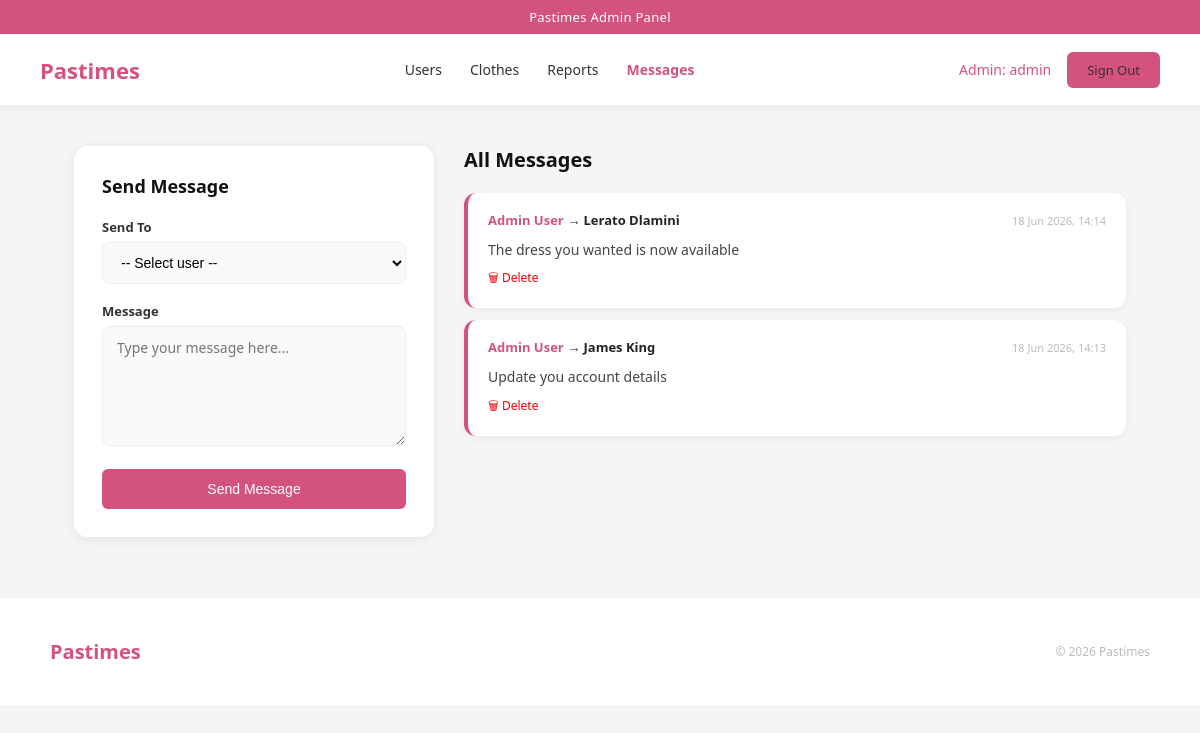
The page /admin/messages.php (signed in) on the database its author committed.
### tables this page shows
CREATE TABLE `tblmessages` (
  `message_id` int(11) NOT NULL,
  `sender_id` int(11) NOT NULL,
  `receiver_id` int(11) NOT NULL,
  `message_text` text DEFAULT NULL,
  `timestamp` datetime DEFAULT current_timestamp()
);

### admin/messages.php (the view, shortened to what this page needs)
<?php
$conn = mysqli_connect("localhost", "root", "", "ClothingStore");
$msgs = mysqli_query($conn, "
    SELECT tblMessages.*,
           CONCAT(s.first_name,' ',s.last_name) AS sender_name,
           CONCAT(r.first_name,' ',r.last_name) AS receiver_name
    FROM tblMessages
    JOIN tblUser s ON tblMessages.sender_id   = s.user_id
    JOIN tblUser r ON tblMessages.receiver_id = r.user_id
    ORDER BY tblMessages.timestamp DESC
");
?>
<!DOCTYPE html>
<html lang="en">
<head>
    <link rel="stylesheet" href="../assets/style.css">
</head>
<body>
<div class="announcement-bar">Pastimes Admin Panel</div>
<nav class="navbar">
    <a href="../index.php" class="logo">Pastimes</a>
    <div class="nav-links">
        <a href="dashboard.php">Users</a>
        <a href="clothes.php">Clothes</a>
        <a href="reports.php">Reports</a>
        <a href="messages.php" style="color:#d4537e; font-weight:700;">Messages</a>
    </div>
    <div class="nav-right">
        <span style="font-size:14px; color:#d4537e;">Admin: <?php echo $_SESSION['username']; ?></span>
        <a href="../logout.php" class="btn btn-pink">Sign Out</a>
    </div>
</nav>
<div class="messages-layout">
    <div class="compose-box">
        <h3>Send Message</h3>
        <form method="post">
            <div class="form-group">
                <label>Send To</label>
                <select name="receiver_id" required>
                    <option value="">-- Select user --</option>
                </select>
            </div>
            <div class="form-group">
                <label>Message</label>
                <textarea name="message_text"
                          placeholder="Type your message here..."
                          required></textarea>
            </div>
            <input type="submit" name="send" value="Send Message"
                   class="btn btn-pink"
                   style="width:100%; padding:12px; font-size:14px;">
        </form>
    </div>
    <div class="messages-list">
        <h3>All Messages</h3>
        <?php if(mysqli_num_rows($msgs) == 0): ?>
            <div class="empty-messages">
                <div>💬</div>
                <p>No messages yet.</p>
            </div>
        <?php else: ?>
            <?php while($msg = mysqli_fetch_assoc($msgs)): ?>
            <div class="msg-card">
                <div class="msg-header">
                    <div class="msg-names">
                        <span><?php echo $msg['sender_name']; ?></span>
                        → <?php echo $msg['receiver_name']; ?>
                    </div>
                    <div class="msg-time">
                        <?php echo date('d M Y, H:i', strtotime($msg['timestamp'])); ?>
                    </div>
                </div>
                <div class="msg-text"><?php echo $msg['message_text']; ?></div>
                <a href="messages.php?delete=<?php echo $msg['message_id']; ?>"
                   onclick="return confirm('Delete this message?')"
                   class="msg-delete">🗑 Delete</a>
            </div>
            <?php endwhile; ?>
        <?php endif; ?>
    </div>
</div>
<footer>
    <div class="footer-inner">
        <div class="footer-logo">Pastimes</div>
        <div class="footer-copy">© 2026 Pastimes</div>
    </div>
</footer>
</body>
</html>

### assets/style.css (style rules this page uses)
* { margin: 0; padding: 0; box-sizing: border-box; }
body { font-family: 'Segoe UI', Arial, sans-serif; background-color: #f5f5f5; color: #333; }
.announcement-bar { background-color: #d4537e; color: #fff; text-align: center; padding: 8px; font-size: 13px; font-weight: 500; letter-spacing: 0.3px; }
.navbar { background-color: #fff; border-bottom: 1px solid #eee; padding: 0 40px; display: flex; align-items: center; justify-content: space-between; height: 72px; position: sticky; top: 0; z-index: 100; box-shadow: 0 2px 8px rgba(0,0,0,0.06); }
.navbar .logo { font-size: 22px; font-weight: 700; color: #d4537e; text-decoration: none; min-width: 100px; }
.navbar .nav-links { display: flex; align-items: center; gap: 28px; }
.navbar .nav-links a { color: #333; text-decoration: none; font-size: 14px; font-weight: 500; }
.nav-right { display: flex; align-items: center; gap: 16px; }
.nav-right a { color: #333; text-decoration: none; font-size: 13px; }
.btn { display: inline-block; padding: 9px 20px; border-radius: 6px; font-size: 14px; cursor: pointer; border: none; text-decoration: none; font-weight: 500; }
.btn-pink { background-color: #d4537e; color: #fff; }
.form-group { margin-bottom: 18px; }
.form-group label { display: block; margin-bottom: 6px; font-weight: 600; font-size: 13px; color: #333; }
.form-group input, .form-group select { width: 100%; padding: 11px 14px; border: 1.5px solid #eee; border-radius: 8px; font-size: 14px; transition: border-color 0.2s; background: #fafafa; }
footer { background: #fff; border-top: 1px solid #f0f0f0; padding: 40px; margin-top: 60px; }
.footer-inner { max-width: 1100px; margin: 0 auto; display: flex; justify-content: space-between; align-items: center; }
.footer-logo { font-size: 20px; font-weight: 700; color: #d4537e; }
.footer-copy { font-size: 12px; color: #bbb; }

### admin/messages.php (style rules this page uses)
.messages-layout { max-width: 1100px; margin: 40px auto; padding: 0 24px; display: flex; gap: 30px; align-items: flex-start; }
.compose-box { width: 360px; flex-shrink: 0; background: #fff; border-radius: 14px; padding: 28px; box-shadow: 0 2px 12px rgba(0,0,0,0.07); }
.compose-box h3 { font-size: 18px; font-weight: 700; color: #111; margin-bottom: 20px; }
.compose-box textarea { width: 100%; padding: 11px 14px; border: 1.5px solid #eee; border-radius: 8px; font-size: 14px; font-family: inherit; resize: vertical; min-height: 120px; background: #fafafa; }
.messages-list { flex: 1; }
.messages-list h3 { font-size: 20px; font-weight: 700; margin-bottom: 20px; color: #111; }
.msg-card { background: #fff; border-radius: 12px; padding: 18px 20px; margin-bottom: 12px; box-shadow: 0 2px 8px rgba(0,0,0,0.05); border-left: 4px solid #d4537e; }
.msg-header { display: flex; justify-content: space-between; align-items: center; margin-bottom: 10px; }
.msg-names { font-size: 13px; font-weight: 700; color: #222; }
.msg-names span { color: #d4537e; }
.msg-time { font-size: 11px; color: #bbb; }
.msg-text { font-size: 14px; color: #444; line-height: 1.6; }
.msg-delete { font-size: 12px; color: #e00; text-decoration: none; margin-top: 8px; display: inline-block; }

### rows shown on the page
tblmessages: sender_name "Admin User", receiver_name "Lerato Dlamini", timestamp "18 Jun 2026, 14:14", message_text "The dress you wanted is now available"
tblmessages: sender_name "Admin User", receiver_name "James King", timestamp "18 Jun 2026, 14:13", message_text "Update you account details"

### other values the page prints
$_SESSION['username'] "admin"
